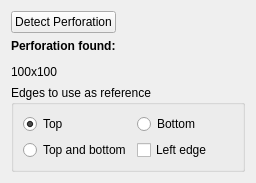
             <widget class="QWidget" name="toolPerforation">
              <property name="geometry">
               <rect>
                <x>0</x>
                <y>0</y>
                <width>256</width>
                <height>174</height>
               </rect>
              </property>
              <attribute name="label">
               <string>&amp;Perforation</string>
              </attribute>
              <layout class="QVBoxLayout" name="verticalLayout_7">
               <item>
                <widget class="QPushButton" name="btnDetectPerf">
                 <property name="sizePolicy">
                  <sizepolicy hsizetype="Maximum" vsizetype="Fixed">
                   <horstretch>0</horstretch>
                   <verstretch>0</verstretch>
                  </sizepolicy>
                 </property>
                 <property name="text">
                  <string>Detect Perforation</string>
                 </property>
                </widget>
               </item>
               <item>
                <widget class="QLabel" name="lblPerforationInfo">
                 <property name="text">
                  <string>&lt;html&gt;&lt;head/&gt;&lt;body&gt;&lt;p&gt;&lt;span style=&quot; font-weight:600;&quot;&gt;Perforation found:&lt;/span&gt;&lt;/p&gt;&lt;p&gt;100x100&lt;/p&gt;&lt;/body&gt;&lt;/html&gt;</string>
                 </property>
                </widget>
               </item>
               <item>
                <widget class="QGroupBox" name="groupEdgeReference">
                 <property name="title">
                  <string>Edges to use as reference</string>
                 </property>
                 <property name="flat">
                  <bool>true</bool>
                 </property>
                 <layout class="QGridLayout" name="gridLayout_4">
                  <item row="0" column="0">
                   <widget class="QRadioButton" name="radioTopEdge">
                    <property name="toolTip">
                     <string>Use top edge of perforation as reference</string>
                    </property>
                    <property name="text">
                     <string>Top</string>
                    </property>
                    <property name="checked">
                     <bool>true</bool>
                    </property>
                   </widget>
                  </item>
                  <item row="0" column="1">
                   <widget class="QRadioButton" name="radioBottomEdge">
                    <property name="toolTip">
                     <string>Use bottom edge of perforation as reference</string>
                    </property>
                    <property name="text">
                     <string>Bottom</string>
                    </property>
                   </widget>
                  </item>
                  <item row="1" column="0">
                   <widget class="QRadioButton" name="radioTopBotEdge">
                    <property name="toolTip">
                     <string>Use top &amp; bottom edges of perforation as reference</string>
                    </property>
                    <property name="text">
                     <string>Top and bottom</string>
                    </property>
                   </widget>
                  </item>
                  <item row="1" column="1">
                   <widget class="QCheckBox" name="checkLeftEdge">
                    <property name="toolTip">
                     <string>Use left edge of perforation as reference</string>
                    </property>
                    <property name="text">
                     <string>Left edge</string>
                    </property>
                   </widget>
                  </item>
                 </layout>
                </widget>
               </item>
              </layout>
             </widget>
